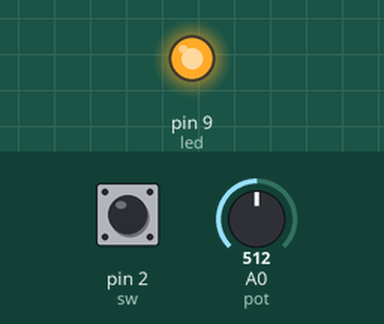
This sketch was run on a simulated Arduino Uno, built with avr-gcc and run on an emulated ATmega328P. On the bench: output pins drawn as LEDs (lit = HIGH). Inputs (shaded band) come from the test bench; at power-on: pin 2 (sw) LOW, A0 (pot) = 512.

Above: at 1.2 s.
1.3 s: pin 2 (sw) pulled HIGH for 0.15 s
At 1.45 s:
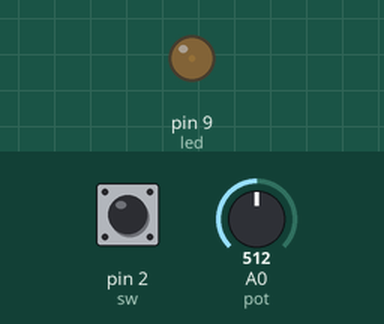
At 3.55 s:
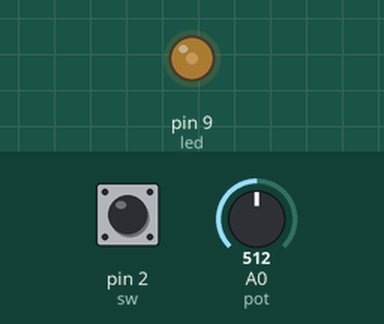
Timing chart, 0 to 13.4 s (numbered marks = the images above; inputs shaded):
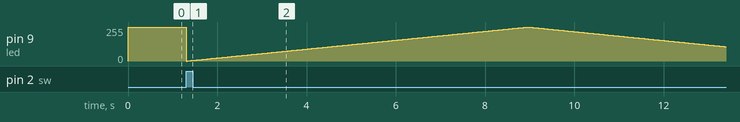

The sketch:

PWM.ino
```cpp
int led = 9;
int sw = 2;
int pot = A0;

void setup() {
  pinMode(led, OUTPUT);
  pinMode(sw, INPUT);
  pinMode(pot, INPUT);

}

void loop() {
  while (digitalRead(sw) == 1){
    for (int i = 0; i < 255; i++)
    {
      analogWrite(led, i);
      delay(30);
    }
    for (int i = 255; i > 0 ; i--)
    {
      analogWrite(led, i);
      delay(30);
    }
  }

  while (digitalRead(sw) == 0){
    analogWrite(led, map(analogRead(pot), 0, 255, 0, 1023));
  }
}
```
